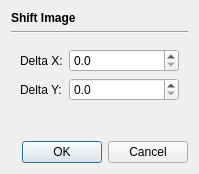
<?xml version="1.0" encoding="UTF-8"?>
<ui version="4.0">
 <class>OpShiftDialog</class>
 <widget class="QDialog" name="OpShiftDialog">
  <property name="geometry">
   <rect>
    <x>0</x>
    <y>0</y>
    <width>199</width>
    <height>174</height>
   </rect>
  </property>
  <property name="windowTitle">
   <string>Dialog</string>
  </property>
  <layout class="QVBoxLayout" name="verticalLayout">
   <item>
    <widget class="QLabel" name="label">
     <property name="font">
      <font>
       <weight>75</weight>
       <bold>true</bold>
      </font>
     </property>
     <property name="text">
      <string>Shift Image</string>
     </property>
    </widget>
   </item>
   <item>
    <widget class="Line" name="line">
     <property name="orientation">
      <enum>Qt::Horizontal</enum>
     </property>
    </widget>
   </item>
   <item>
    <widget class="QWidget" name="widget" native="true">
     <layout class="QGridLayout" name="gridLayout">
      <item row="0" column="0">
       <widget class="QLabel" name="label_2">
        <property name="sizePolicy">
         <sizepolicy hsizetype="Preferred" vsizetype="Preferred">
          <horstretch>0</horstretch>
          <verstretch>0</verstretch>
         </sizepolicy>
        </property>
        <property name="text">
         <string>Delta X:</string>
        </property>
       </widget>
      </item>
      <item row="0" column="1">
       <widget class="QDoubleSpinBox" name="xSpinBox">
        <property name="sizePolicy">
         <sizepolicy hsizetype="Minimum" vsizetype="Fixed">
          <horstretch>1</horstretch>
          <verstretch>0</verstretch>
         </sizepolicy>
        </property>
        <property name="decimals">
         <number>1</number>
        </property>
       </widget>
      </item>
      <item row="1" column="0">
       <widget class="QLabel" name="label_3">
        <property name="text">
         <string>Delta Y:</string>
        </property>
       </widget>
      </item>
      <item row="1" column="1">
       <widget class="QDoubleSpinBox" name="ySpinBox">
        <property name="decimals">
         <number>1</number>
        </property>
       </widget>
      </item>
     </layout>
    </widget>
   </item>
   <item>
    <spacer name="verticalSpacer">
     <property name="orientation">
      <enum>Qt::Vertical</enum>
     </property>
     <property name="sizeHint" stdset="0">
      <size>
       <width>20</width>
       <height>40</height>
      </size>
     </property>
    </spacer>
   </item>
   <item>
    <widget class="QDialogButtonBox" name="buttonBox">
     <property name="orientation">
      <enum>Qt::Horizontal</enum>
     </property>
     <property name="standardButtons">
      <set>QDialogButtonBox::Cancel|QDialogButtonBox::Ok</set>
     </property>
    </widget>
   </item>
  </layout>
 </widget>
 <resources/>
 <connections>
  <connection>
   <sender>buttonBox</sender>
   <signal>accepted()</signal>
   <receiver>OpShiftDialog</receiver>
   <slot>accept()</slot>
   <hints>
    <hint type="sourcelabel">
     <x>248</x>
     <y>254</y>
    </hint>
    <hint type="destinationlabel">
     <x>157</x>
     <y>274</y>
    </hint>
   </hints>
  </connection>
  <connection>
   <sender>buttonBox</sender>
   <signal>rejected()</signal>
   <receiver>OpShiftDialog</receiver>
   <slot>reject()</slot>
   <hints>
    <hint type="sourcelabel">
     <x>316</x>
     <y>260</y>
    </hint>
    <hint type="destinationlabel">
     <x>286</x>
     <y>274</y>
    </hint>
   </hints>
  </connection>
 </connections>
</ui>
